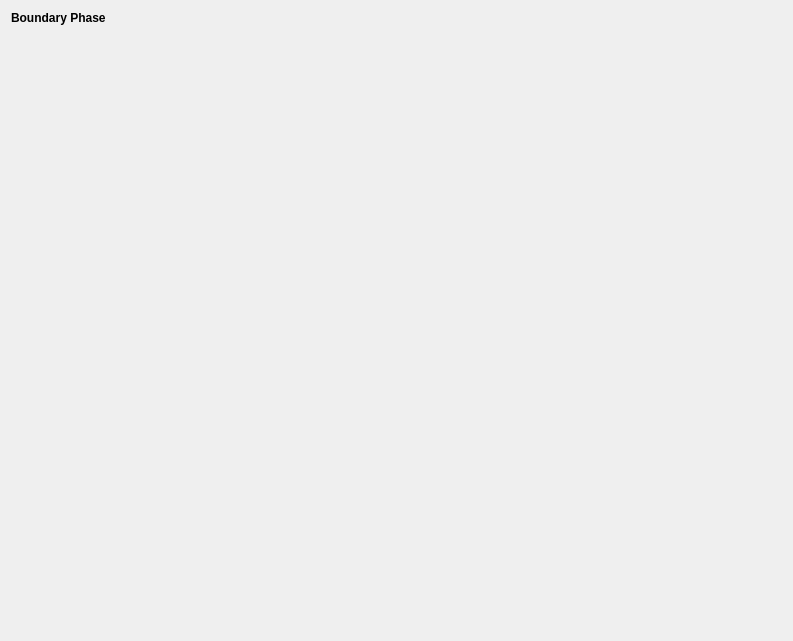
<?xml version="1.0" encoding="UTF-8"?>
<ui version="4.0">
 <class>BoundaryPhaseWidget</class>
 <widget class="SGWidget" name="BoundaryPhaseWidget">
  <property name="geometry">
   <rect>
    <x>0</x>
    <y>0</y>
    <width>793</width>
    <height>641</height>
   </rect>
  </property>
  <property name="windowTitle">
   <string>Form</string>
  </property>
  <layout class="QVBoxLayout" name="verticalLayout_2">
   <item>
    <widget class="QLabel" name="label">
     <property name="styleSheet">
      <string notr="true">QLabel
{
font-weight: bold;
font-size: 150%;
}</string>
     </property>
     <property name="text">
      <string>Boundary Phase</string>
     </property>
    </widget>
   </item>
   <item>
    <spacer name="verticalSpacer">
     <property name="orientation">
      <enum>Qt::Vertical</enum>
     </property>
     <property name="sizeHint" stdset="0">
      <size>
       <width>20</width>
       <height>40</height>
      </size>
     </property>
    </spacer>
   </item>
  </layout>
 </widget>
 <customwidgets>
  <customwidget>
   <class>SGWidget</class>
   <extends>QWidget</extends>
   <header>SGWidget.h</header>
   <container>1</container>
  </customwidget>
 </customwidgets>
 <resources>
  <include location="../../../../Resources/icons/images/Icons.qrc"/>
 </resources>
 <connections/>
</ui>
